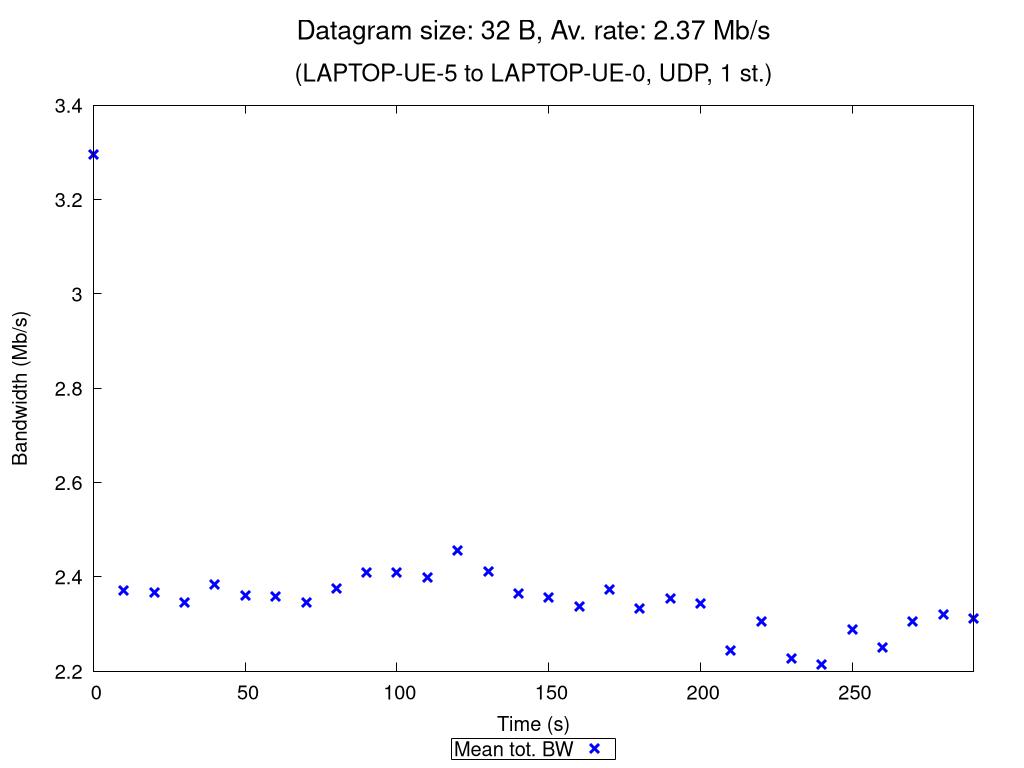

The script that saved this image:
set terminal pngcairo nocrop enhanced size 1024,768 font "Verdana,15"
set output "UDP_1_st_2020_10_12_09-43-44_two2one_00032B.png"

set title "{/=20 Datagram size: 32 B, Av. rate: 2.37 Mb/s}\n\n{/=18 (LAPTOP-UE-5 to LAPTOP-UE-0, UDP, 1 st.)}"

set xlabel "Time (s)"
set ylabel "Bandwidth (Mb/s)"
set ytics nomirror
set key bmargin center horizontal box samplen 1 width -1
set bmargin 4.6
set rmargin 4.5

rf = 1000000.0  # rate factor
set style fill transparent solid 0.2 noborder
set autoscale xfix
plot "UDP_1_st_2020_10_12_09-43-44_two2one_00032B_iperf_processed.dat" using 1:($2/rf-$3/rf):($2/rf+$3/rf) with filledcurves lc rgb "blue" notitle, \
     "" using 1:($2/rf) with points pt 2 ps 1.5 lw 3 lc rgb "blue" title "Mean tot. BW", \
